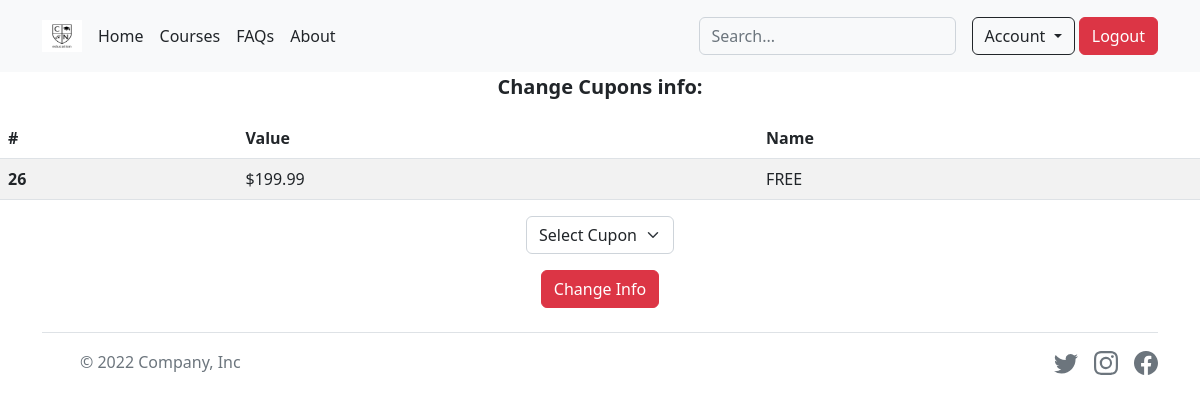
The app's page /admin (signed in) with its own data.
### tables this page shows
CREATE TABLE 'promo' (id INTEGER PRIMARY KEY AUTOINCREMENT NOT NULL,'value' NUMERIC NOT NULL, name TEXT NOT NULL);

### app.py (the view)
@app.route("/admin")
@login_required
def admin():
    cupon = db.execute("SELECT * FROM promo")
    return render_template("admin.html", cupon=cupon)

### app.py (called while the page is built)
@app.after_request
def after_request(response):
    response.headers["Cache-Control"] = "no-cache, no-store, must-revalidate"
    response.headers["Expires"] = 0
    response.headers["Pragma"] = "no-cache"
    return response

### helpers.py (called while the page is built)
def login_required(f):
    @wraps(f)
    def decorated_function(*args, **kwargs):
        if session.get("user_id") is None:
            return redirect("/login")
        return f(*args, **kwargs)
    return decorated_function

### templates/admin.html (shortened to what this page needs)
{% extends "layout.html" %}
{% block main %}
<p class="fs-5 fw-semibold text-center">Change Cupons info:</p>
<table class="table table-striped">
    <thead>
      <tr>
        <th scope="col">#</th>
        <th scope="col">Value</th>
        <th scope="col">Name</th>
      </tr>
    </thead>
    <tbody>
        {% for cupon in cupon %}
      <tr>
        <th scope="row">{{ cupon.id }}</th>
        <td>${{ cupon.value }}</td>
        <td>{{ cupon.name }}</td>
      </tr>
      {% endfor %}
    </tbody>
  </table>
<form action="/admin_cupon" method="post">
    <div class="mb-3 text-center">
        <select class="form-select mx-auto w-auto" name="id">
            <option disabled="" selected="" value="name">Select Cupon</option>
        </select>
    </div>
    <div class="mb-3 text-center">
      <button class="btn btn-danger" name="change_info" type="submit">Change Info</button>
    </div>
</form>
{% endblock %}

### records on screen
promo: id "26", value "199.99", name "FREE"
